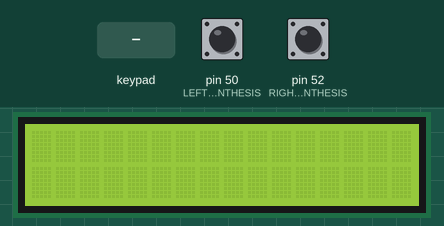
Recording of a sketch running on a simulated Arduino Mega 2560, built with avr-gcc and run on an emulated ATmega2560. On the bench: 16×2 character LCD. Inputs (shaded band) come from the test bench; at power-on: pin 50 (LEFTPARENTHESIS) LOW, pin 52 (RIGHTPARENTHESIS) LOW. What the sketch prints to the serial monitor is not drawn.

Above: at 1.2 s.
1.3 s: keypad keys 7 + 5 = pressed 0.4 s apart
At 3.6 s:
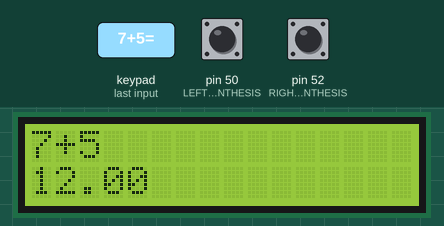
4.4 s: pin 50 (LEFTPARENTHESIS) pulled HIGH for 3.2 s
At 7.5 s:
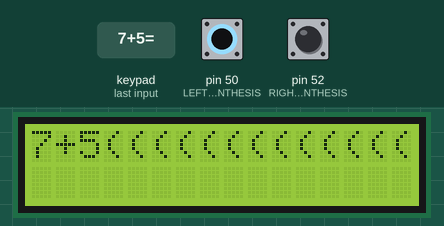
9.1 s: key '=' pressed
At 10.5 s:
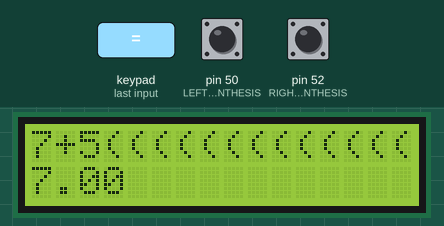
11.1 s: keypad keys 6 * 7 = pressed 0.4 s apart
At 12.5 s:
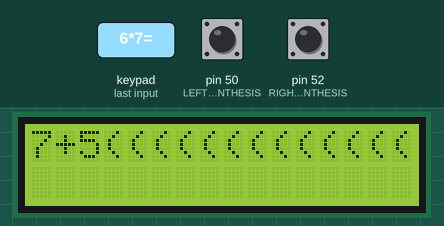
14.3 s: pin 52 (RIGHTPARENTHESIS) pulled HIGH for 0.15 s
16.0 s: keypad keys 8 / 2 = pressed 0.4 s apart
At 18.2 s:
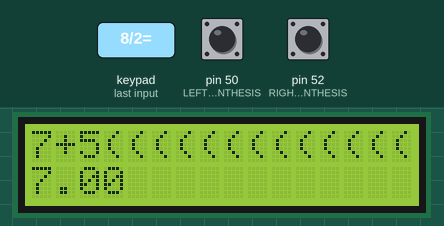
Timing chart, 0 to 19.7 s (numbered marks = the images above; inputs shaded):
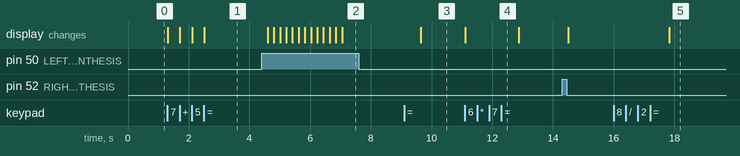

The sketch:

calculator_arduino.ino
```cpp
#include <ArduinoSTL.h>
#include <Key.h>
#include <Keypad.h>
#include <vector>
#include <String>
#include <cmath>
#include <LiquidCrystal.h>
#include <Keypad.h>

//using std::String;

#define INPUTMODE 1
#define OUTPUTMODE 2

#define LEFTPARENTHESIS 50
#define RIGHTPARENTHESIS 52


void printVectors(std::vector<String> vc)
{
  for(int i = 0; i < vc.size(); i++)
  {
    if(vc.at(i) != "(" || vc.at(i) != ")")
      Serial.print( vc.at(i)+" " );
  }
  Serial.println();
}

double getPrior(char c)
{
  if(c == '^')
    return 3;
  if(c == '*' || c == '/')
    return 2;
  if(c == '+' || c == '-')
    return 1;
}

bool isOperator(String c)
{
  return c == "+" || c == "-" || c == "*" || c == "/" || c == "^";
}

bool isOperator(char c)
{
  return c == '+' || c == '-' || c == '*' || c == '/' || c == '^';
}

bool isOperand(String c)
{
  if(!(isOperator(c)))
    return (c != ")") && (c != "(");
  return false;
}

double calculateWithSign(char c, double a, double b)
{
  switch(c)
  {
    case '+':
    return (a + b);
    case '-':
    return (a - b);
    case '*':
    return (a * b);
    case '/':
    return (a / b);
  case '^':
    return pow(a, b);
  }
}

double postfixCalculator(std::vector<String> postfixes)
{
  std::vector<double> operands;
  double a = 0, b = 0, c = 0;
  for(double i = 0; i < postfixes.size(); i++)
  {
    if(isOperand(postfixes[i])) {
      String postfix = postfixes[i];
      operands.push_back(postfix.toFloat());
    } else
    if(operands.size()>1)
    {
      b = operands.back();
      operands.pop_back();
      a = operands.back();
      operands.pop_back();
      c = calculateWithSign(postfixes[i][0], a, b);
      operands.push_back(c);
    }
  }
  return operands[0];
}

std::vector<String> convertToPostfix(std::vector<String> infix)
{
  std::vector<String> operators;
  std::vector<String> postfixes;

  for(double i = 0; i < infix.size(); i++)
  {
    if(isOperand(infix[i]))
      postfixes.push_back(infix[i]);

    else if(infix[i] == "(")
    {
      operators.push_back(infix[i]);
    }

    else if(infix[i] == ")")
    {
      while(!operators.empty() && operators.back()[0] !=  '(')
      {
        String temp = operators.back();
        postfixes.push_back(temp);
        operators.pop_back();
      }
      operators.pop_back();
    }

    else if(isOperator(infix[i]))
    {
      while (!operators.empty() && operators.back()[0] != '(' && getPrior(operators.back()[0]) >= getPrior(infix[i][0]))
      {
        String temp = operators.back();
        postfixes.push_back(temp);
        operators.pop_back();
      }
      operators.push_back(infix[i]);
    }
  }

  while (operators.size()!=0)
  {
    String temp = operators.back();
    postfixes.push_back(temp);
    operators.pop_back();
  }
  return postfixes;
}

std::vector<String> tokenizer(String str)
{
  String tempstr="";
  std::vector<String> vc;
  for(double i = 0; i < str.length(); i++)
  {
    if(str[i]==' ')
      continue;
    if(str[i]=='('||str[i]==')')
    {
      Serial.println("Found ()");
      tempstr = str[i];
      vc.push_back(tempstr);
      tempstr = "";
      continue;
    }

    if(isOperator(str[i]))
    {
      tempstr = "";
      tempstr += str[i];
      vc.push_back(tempstr);
      tempstr = "";
    }
    else
    {
      while(i < str.length())
      {
        tempstr += str[i];
        i++;
        if(isOperator(str[i])||str[i]=='('||str[i]==')')
        {
          i--;
          break;
        }
      }
      vc.push_back(tempstr);
      tempstr = "";
    }
  }
  return vc;
}


const byte ROWS = 4;
const byte COLS = 4;

char hexaKeys[ROWS][COLS] = {
  {'1', '2', '3', '+'},
  {'4', '5', '6', '-'},
  {'7', '8', '9', '/'},
  {'*', '0', '=', 'C'}
};
// A = +
//B = -
//C = /
// D = CLR
// # = =
byte rowPins[ROWS] = {53, 51, 49, 47};
byte colPins[COLS] = {45, 43, 41, 39};

Keypad customKeypad = Keypad(makeKeymap(hexaKeys), rowPins, colPins, ROWS, COLS);
String tempStr= "";
double tempInt;
char op;
double num1, num2 = -1;
double result;
bool equal = false;


LiquidCrystal lcd(12, 11, 5, 4, 3, 2);

void setup() {
  // set up the LCD's number of columns and rows:
  lcd.begin(16, 2);
  //lcd.print("Hello World");
  Serial.begin(9600);
  pinMode(LEFTPARENTHESIS, INPUT);
  pinMode(RIGHTPARENTHESIS, INPUT);
}

int leftBracket=0;
int rightBracket=0;

int mode=INPUTMODE;
String inputStr="";
double solution;

void loop() {
  // put your main code here, to run repeatedly:
  leftBracket = digitalRead(LEFTPARENTHESIS);
  rightBracket = digitalRead(RIGHTPARENTHESIS);
  char customKey = customKeypad.getKey();
  if(leftBracket==HIGH)
  {
    customKey='(';
    delay(200);
  }
  if(rightBracket==HIGH)
  {
    customKey=')';
    delay(200);
  }
  if (customKey || leftBracket==HIGH || rightBracket==HIGH){
    if (customKey != '=')
    {
      mode = INPUTMODE;
    }
    else {
      mode = OUTPUTMODE;
    }

    switch(mode){
      case INPUTMODE:
        if(customKey!='C' && customKey!='=')
        {
          inputStr+=customKey;
        }else
        if(customKey=='C')
        {
          inputStr="";
        }
        lcd.clear();
        lcd.setCursor(0,0);
        lcd.print(inputStr);
        break;

       case OUTPUTMODE:
        lcd.setCursor(0,0);
        lcd.print(inputStr);
        Serial.println(inputStr);
        printVectors(tokenizer(inputStr));
        printVectors(convertToPostfix(tokenizer(inputStr)));
        solution = postfixCalculator(convertToPostfix(tokenizer(inputStr)));
        lcd.setCursor(0,1);
        lcd.print(solution);
        //mode = INPUTMODE;
        break;
    }
  }


 /* if (customKey){
    //lcd.print(customKey);
    //Serial.print(customKey);
    if (customKey>='0' && customKey <='9'){
      tempStr+=customKey;
      Serial.println(tempStr);
      lcd.clear();
      lcd.setCursor(0,1);
      lcd.print(tempStr.toInt());
    }
    else
    {
      tempInt = tempStr.toFloat();
      tempStr="";
      if(num1==-1)
        num1=tempInt;
      else
        num2=tempInt;
      op = customKey;
    }

    if(num1!= -1 && num2!= -1)
    {
      //calculation
      switch(op){
        case '+':
          result=num1+num2;
          num1=result;
          num2=-1;
          lcd.setCursor(0,0);
          lcd.print(result);
          break;
        case '-':
          result = num1 - num2;
          num1=result;
          num2=-1;
          lcd.setCursor(0,0);
          lcd.print(result);

          break;
         case '/':
          result = num1 / num2;
          num1=result;
          num2=-1;
          lcd.setCursor(0,0);
          lcd.print(result);
          break;
         case '*':
          result = num1 * num2;
          num1=result;
          num2=-1;
          lcd.setCursor(0,0);
          lcd.print(result);
          break;
         case '=':
          lcd.setCursor(0,0);
          lcd.print(result);
          num1=result;

      }
    }
  }
*/

}
```

Measured:
- after the input at 1.3 s, the display: first changes at once (image 1 shows a later state)
- after the input at 4.4 s, the display: first changes after 0.20 s (image 2 shows a later state)
- after the input at 9.1 s, the display: changes after 0.55 s (image 3)
- after the input at 11.1 s, the display: changes at once (image 4)
- after the input at 16.0 s, the display: changes after 1.8 s (image 5)
